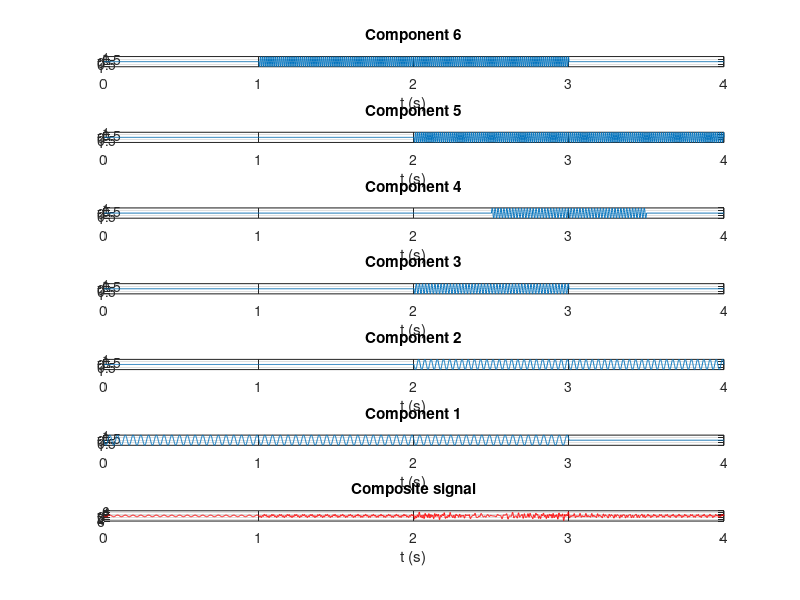
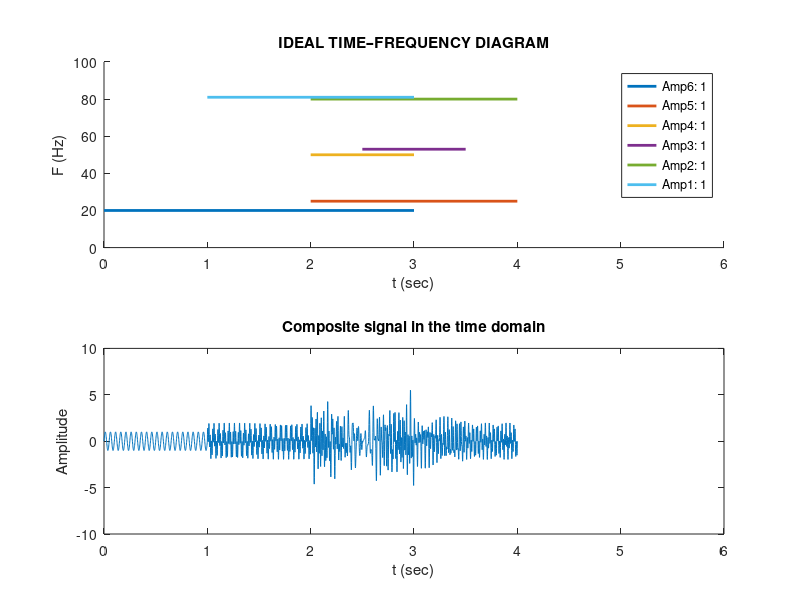

These charts were generated, in order, by the following MATLAB code: (Note: this script raises an error after producing the figures.)
%% PRACTICE 13.6. Reduction of Cross-Terms Using SPWVD

clc, close all, clear all

%% 1. Data acquisition (frequencies, amplitudes, and durations) of all components:
% The following data can be modified in order to introduce situations related to:
% - Frequency resolution: closely spaced tones
% - Detection: very small components relative to the largest one (amplitude = 1)

% 1.1 Component frequencies (ordered from lowest to highest):
f1=20; f2=25; f3=50; f4=53; f5=80; f6=81;
% 1.2 Amplitudes:
a1=1; a2=1; a3=1; a4=1; a5=1; a6=1;
%a1=1; a2=0.1; a3=0.1; a4=0.05; a5=0.01; a6=0.005;

% 1.3 Component durations:
t1=[0 3]; t2=[2 4]; t3=[2 3]; t4=[2.5 3.5]; t5=[2 4]; t6=[1 3];
%% 1.2. Generation of the composite signal (sum of all components):
Fs=10*f6; % Sampling frequency with respect to the highest component frequency
Ts=1/Fs;
duration = 4; % Maximum duration covered by the signal components
t=0:Ts:duration;
%% METHOD 2: Taking advantage of MATLAB programming capabilities,
% the previous method is implemented again but now in a compact way.
% First, each component is generated over the entire time interval (4 seconds):
comp1=a1*sin(2*pi*f1*t);
comp2=a2*sin(2*pi*f2*t);
comp3=a3*sin(2*pi*f3*t);
comp4=a4*sin(2*pi*f4*t);
comp5=a5*sin(2*pi*f5*t);
comp6=a6*sin(2*pi*f6*t);
% The components are filled with zeros in the intervals where they do not exist,
% taking advantage of MATLAB's logical indexing capabilities:
comp1=(t<=3).*(comp1);
comp2=((t>=2)&(t<=4)).*(comp2);
comp3=((t>2)&(t<=3)).*(comp3);
comp4=((t>=2.5)&(t<=3.5)).*(comp4);
comp5=((t>=2)&(t<=4)).*(comp5);
comp6=((t>=1)&(t<=3)).*(comp6);
% Presentation of the components in ascending order as in the ideal TF diagram:
figure
subplot(7,1,1);plot(t,comp6);title('Component 6'); xlabel('t (s)');grid on;
subplot(7,1,2);plot(t,comp5);title('Component 5'); xlabel('t (s)');grid on;
subplot(7,1,3);plot(t,comp4);title('Component 4'); xlabel('t (s)');grid on;
subplot(7,1,4);plot(t,comp3);title('Component 3'); xlabel('t (s)');grid on;
subplot(7,1,5);plot(t,comp2);title('Component 2'); xlabel('t (s)');grid on;
subplot(7,1,6);plot(t,comp1);title('Component 1'); xlabel('t (s)');grid on;
% Once the components are generated, they are summed to obtain the composite signal:
yt1 = comp1+comp2+comp3+comp4+comp5+comp6;
subplot(7,1,7);plot(t,yt1,'r');title('Composite signal'); xlabel('t (s)');grid on;
% Visualization of the ideal time–frequency diagram together with the composite signal,
% so that the presence of one or more components can be observed
% over the corresponding time intervals:
figure
subplot(2,1,1);
hold on
plot (t1,[f1 f1],'linewidth',2)
plot (t2,[f2 f2],'linewidth',2)
plot (t3,[f3 f3],'linewidth',2)
plot (t4,[f4 f4],'linewidth',2)
plot (t5,[f5 f5],'linewidth',2)
plot (t6,[f6 f6],'linewidth',2)
title('IDEAL TIME–FREQUENCY DIAGRAM')
xlabel('t (sec)')
ylabel('F (Hz)')
axis([0 6 0 100])
legend('Amp6: 1','Amp5: 1','Amp4: 1','Amp3: 1','Amp2: 1','Amp1: 1')
%legend('Amp6: 1','Amp5: 0.01','Amp4: 0.001','Amp3: 0.001','Amp2: 0.01','Amp1: 1')
subplot(2,1,2);
plot(t,yt1);
title('Composite signal in the time domain');
xlabel('t (sec)');
ylabel('Amplitude');
axis([0 6 -10 10]) % Same horizontal limits as the ideal TF diagram to observe correspondences
xn = yt1;

%% 2. FREQUENCY-DOMAIN ANALYSIS:
N=length(xn); % Number of samples of the discretized signal
FACTOR = 1024;
nFFT=2^(ceil(log2(N)))*FACTOR;
f=linspace(0,Fs,nFFT);

%% 2.1 Modified Periodogram using BH4T window:
window_2=blackmanharris(fix(length(xn)));
xn_windowed = window_2 .* xn';
PM2 = 20*log10(abs(fft(xn_windowed,nFFT)));

%% 2.2 MODIFIED CORRELOGRA
r1 = xcorr(xn); % Autocorrelation computation
r1 = r1';
% Window:
ventana1 = bartlett(2*N-1);
% Windowed autocorrelation:
rw1 = r1 .* ventana1;
% Only the positive part of the autocorrelation is retained:
rw1 = rw1(1:end);
% FFT is applied to the windowed autocorrelation:
N_r1 = length(rw1);
nFFT_corr = 2^(ceil(log2(N_r1))) * FACTOR;
Correlogram1 = abs(fft(rw1,nFFT_corr));
f_corr = linspace(0,Fs,nFFT_corr);

%% 2.3 PARAMETRIC METHOD: AR
order = 400;
[P_yulear,fb] = pyulear(xn,order,nFFT,Fs);
figure
hold on
plot(f,PM2,'b');
plot(f_corr,20*log10(Correlogram1),'r');
plot(fb,20*log10(P_yulear),'k')
legend('PM-BH4T','Correlogram Bartlett','Yule-Walker AR')
title('Comparison of spectral estimation methods')
xlabel('f (Hz)')
xlim([0 Fs/2])
grid minor

%% 3.2 TIME–FREQUENCY ANALYSIS: Wigner–Ville Distribution (WVD)

[d,f,t] = wvd(xn,Fs);
figure
subplot(2,1,1)
hold on
plot (t1,[f1 f1],'linewidth',2)
plot (t2,[f2 f2],'linewidth',2)
plot (t3,[f3 f3],'linewidth',2)
plot (t4,[f4 f4],'linewidth',2)
plot (t5,[f5 f5],'linewidth',2)
plot (t6,[f6 f6],'linewidth',2)
title('IDEAL TIME–FREQUENCY DIAGRAM')
xlabel('t (sec)')
ylabel('F (Hz)')
axis([0 6 0 100])
legend('Amp6: 1','Amp5: 1','Amp4: 1','Amp3: 1','Amp2: 1','Amp1: 1')
subplot(2,1,2)
contour(t,f,abs(d))
title('WIGNER–VILLE TIME–FREQUENCY DIAGRAM')
xlabel('t (sec)')
ylabel('F (Hz)')
axis([0 6 0 100])
colorbar
toc

tic
[d, f, t] = wvd(xn,Fs,'smoothedPseudo',hamming(501),rectwin(501), 'NumFrequencyPoints',1000);
figure
subplot(2,1,1);
hold on
plot (t1,[f1 f1],'linewidth',2)
plot (t2,[f2 f2],'linewidth',2)
plot (t3,[f3 f3],'linewidth',2)
plot (t4,[f4 f4],'linewidth',2)
plot (t5,[f5 f5],'linewidth',2)
plot (t6,[f6 f6],'linewidth',2)
title('IDEAL TIME–FREQUENCY DIAGRAM')
xlabel('t(sec)'), ylabel('F(Hz)'), axis([0 6 0 100])
legend('Amp6: 1','Amp5: 1','Amp4: 1','Amp3: 1','Amp2: 1','Amp1: 1')
%legend('Amp6: 0.005','Amp5: 0.01','Amp4: 0.05','Amp3: 0.1','Amp2: 0.1','Amp1: 1')
subplot(2,1,2);
contour(t,f,abs(d));
title('SPWVD TIME–FREQUENCY DIAGRAM')
xlabel('t(sec)'), ylabel('F(Hz)')
axis([0 6 0 100])
colorbar
toc
